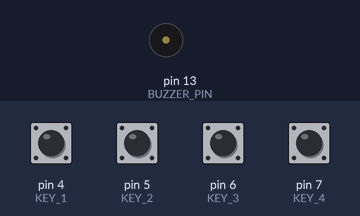
Bench run of a sketch on a simulated Arduino Uno, built with avr-gcc and run on an emulated ATmega328P. On the bench: buzzer (waves = sounding). The inputs (shaded band) are chosen by the test bench; at power-on: pin 4 (KEY_1), pin 5 (KEY_2), pin 6 (KEY_3), pin 7 (KEY_4) HIGH.

Above: at 1.2 s.
1.3 s: pin 4 (KEY_1) pulled LOW for 0.15 s
At 1.37 s:
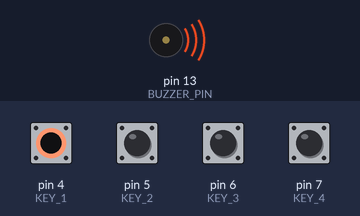
Timing chart, 0 to 4.3 s (numbered marks = the images above; inputs shaded):
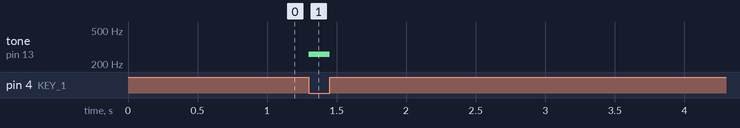

The sketch:

4_piano_four_keys.ino
```cpp
// Pin initialization
const int BUZZER_PIN = 13;

const int KEY_1 = 4;
const int KEY_2 = 5;
const int KEY_3 = 6;
const int KEY_4 = 7;

// Frequencies initialization
const int C = 261; // Dó
const int D = 293; // Ré
const int E = 329; // Mi
const int F = 349; // Fá
const int G = 391; // Sol
const int A = 440; // Lá
const int B = 493; // Si
// The notes are defined in the alphabetic sistem, for silabic sistem look above for the comments sided with each one of them

void setup() {
  // Pin configuration
  pinMode(BUZZER_PIN, OUTPUT); // Buzzer

  // Key configuration
  pinMode(KEY_1, INPUT_PULLUP);
  pinMode(KEY_2, INPUT_PULLUP);
  pinMode(KEY_3, INPUT_PULLUP);
  pinMode(KEY_4, INPUT_PULLUP);
}

void loop() {
  if (digitalRead(KEY_1) == LOW) {
    tone(BUZZER_PIN, C);
  }
  else if (digitalRead(KEY_2) == LOW) {
    tone(BUZZER_PIN, D);
  }
  else if (digitalRead(KEY_3) == LOW) {
    tone(BUZZER_PIN, E);
  }
  else if (digitalRead(KEY_4) == LOW) {
    tone(BUZZER_PIN, F);
  }
  else {
    noTone(BUZZER_PIN);
  }
}
```

Measured:
- after the input at 1.3 s, tone on pin 13 (BUZZER_PIN): silent → 261 Hz at once, → silent 0.15 s later
